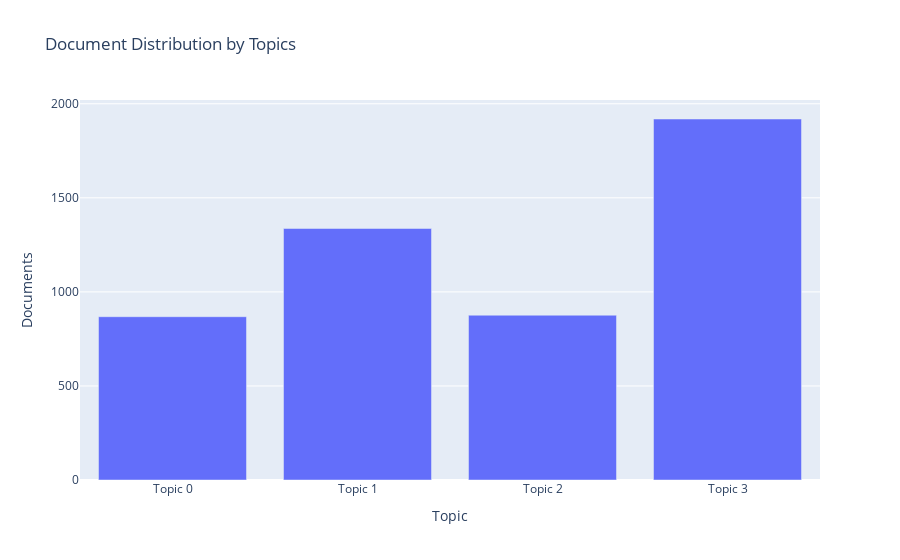

Notebook source saved alongside this figure:
### Code cell
plot_model(lda, plot = 'topic_distribution')

### Figure 1 — Plotly figure (JSON) as saved in the notebook; plotly's stock layout.template omitted (floating-point values rounded to 4 significant figures)
{"data": [{"alignmentgroup": "True", "customdata": [["say, report, trump, state, campaign, case, election, investigation, former, official"], ["say, government, year, vote, state, percent, party, people, election, also"], ["say, trump, country, united_state, official, administration, also, state, include, company"], ["trump, say, people, go, get, make, know, time, woman, think"]], "hovertemplate": "Topic=%{x}<br>Documents=%{y}<br>Keyword=%{customdata[0]}<extra></extra>", "legendgroup": "", "marker": {"color": "#636efa", "pattern": {"shape": ""}}, "name": "", "offsetgroup": "", "orientation": "v", "showlegend": false, "textposition": "auto", "type": "bar", "x": ["Topic 0", "Topic 1", "Topic 2", "Topic 3"], "xaxis": "x", "y": [868, 1337, 876, 1919], "yaxis": "y"}], "layout": {"barmode": "relative", "legend": {"tracegroupgap": 0}, "title": {"text": "Document Distribution by Topics"}, "xaxis": {"anchor": "y", "domain": [0, 1], "title": {"text": "Topic"}}, "yaxis": {"anchor": "x", "domain": [0, 1], "title": {"text": "Documents"}}}}
